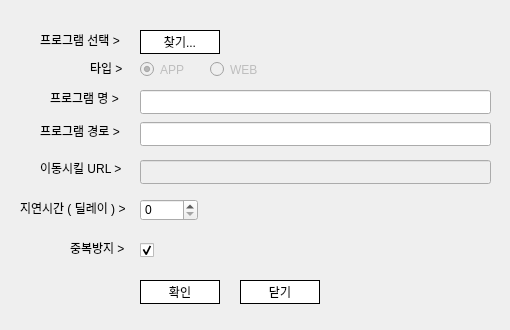
<?xml version="1.0" encoding="UTF-8"?>
<ui version="4.0">
 <class>Qt_WC_AddProcDialogClass</class>
 <widget class="QDialog" name="Qt_WC_AddProcDialogClass">
  <property name="geometry">
   <rect>
    <x>0</x>
    <y>0</y>
    <width>510</width>
    <height>330</height>
   </rect>
  </property>
  <property name="windowTitle">
   <string>Qt_WC_AddProcDialog</string>
  </property>
  <widget class="QLineEdit" name="le_procDir">
   <property name="geometry">
    <rect>
     <x>140</x>
     <y>122</y>
     <width>351</width>
     <height>24</height>
    </rect>
   </property>
  </widget>
  <widget class="QSpinBox" name="sb_chkDelay">
   <property name="geometry">
    <rect>
     <x>140</x>
     <y>199</y>
     <width>58</width>
     <height>22</height>
    </rect>
   </property>
  </widget>
  <widget class="QLabel" name="label">
   <property name="geometry">
    <rect>
     <x>40</x>
     <y>123</y>
     <width>91</width>
     <height>16</height>
    </rect>
   </property>
   <property name="text">
    <string>프로그램 경로 &gt;</string>
   </property>
  </widget>
  <widget class="QLabel" name="label_2">
   <property name="geometry">
    <rect>
     <x>20</x>
     <y>200</y>
     <width>121</width>
     <height>16</height>
    </rect>
   </property>
   <property name="text">
    <string>지연시간 ( 딜레이 ) &gt; </string>
   </property>
  </widget>
  <widget class="QLabel" name="label_3">
   <property name="geometry">
    <rect>
     <x>70</x>
     <y>240</y>
     <width>61</width>
     <height>16</height>
    </rect>
   </property>
   <property name="text">
    <string>중복방지 &gt; </string>
   </property>
  </widget>
  <widget class="QCheckBox" name="cb_chkDup">
   <property name="geometry">
    <rect>
     <x>140</x>
     <y>240</y>
     <width>21</width>
     <height>21</height>
    </rect>
   </property>
   <property name="text">
    <string/>
   </property>
   <property name="checked">
    <bool>true</bool>
   </property>
  </widget>
  <widget class="QRadioButton" name="rb_chkApp">
   <property name="enabled">
    <bool>false</bool>
   </property>
   <property name="geometry">
    <rect>
     <x>140</x>
     <y>59</y>
     <width>61</width>
     <height>21</height>
    </rect>
   </property>
   <property name="text">
    <string>APP</string>
   </property>
   <property name="checked">
    <bool>true</bool>
   </property>
  </widget>
  <widget class="QRadioButton" name="rb_chkWeb">
   <property name="enabled">
    <bool>false</bool>
   </property>
   <property name="geometry">
    <rect>
     <x>210</x>
     <y>59</y>
     <width>61</width>
     <height>21</height>
    </rect>
   </property>
   <property name="text">
    <string>WEB</string>
   </property>
  </widget>
  <widget class="QLabel" name="label_4">
   <property name="geometry">
    <rect>
     <x>90</x>
     <y>60</y>
     <width>41</width>
     <height>16</height>
    </rect>
   </property>
   <property name="text">
    <string>타입 &gt; </string>
   </property>
  </widget>
  <widget class="QLineEdit" name="le_url">
   <property name="enabled">
    <bool>false</bool>
   </property>
   <property name="geometry">
    <rect>
     <x>140</x>
     <y>160</y>
     <width>351</width>
     <height>24</height>
    </rect>
   </property>
   <property name="readOnly">
    <bool>false</bool>
   </property>
  </widget>
  <widget class="QLabel" name="label_5">
   <property name="geometry">
    <rect>
     <x>40</x>
     <y>160</y>
     <width>91</width>
     <height>16</height>
    </rect>
   </property>
   <property name="text">
    <string>이동시킬 URL &gt;</string>
   </property>
  </widget>
  <widget class="QPushButton" name="pbtn_procSearch">
   <property name="geometry">
    <rect>
     <x>140</x>
     <y>30</y>
     <width>80</width>
     <height>24</height>
    </rect>
   </property>
   <property name="styleSheet">
    <string notr="true">QPushButton{
	border:1px solid #000000;
	background-color : #ffffff;
}

QPushButton:hover{
	border:1px solid #000000;
	background-color : #f0f0f0;
}

QPushButton:pressed{
	border:1px solid #060606;
	background-color : #f4f4f4;
}
</string>
   </property>
   <property name="text">
    <string>찾기...</string>
   </property>
  </widget>
  <widget class="QLineEdit" name="le_procName">
   <property name="geometry">
    <rect>
     <x>140</x>
     <y>90</y>
     <width>351</width>
     <height>24</height>
    </rect>
   </property>
  </widget>
  <widget class="QLabel" name="label_6">
   <property name="geometry">
    <rect>
     <x>50</x>
     <y>90</y>
     <width>81</width>
     <height>16</height>
    </rect>
   </property>
   <property name="text">
    <string>프로그램 명 &gt;</string>
   </property>
  </widget>
  <widget class="QLabel" name="label_7">
   <property name="geometry">
    <rect>
     <x>40</x>
     <y>30</y>
     <width>91</width>
     <height>20</height>
    </rect>
   </property>
   <property name="text">
    <string>프로그램 선택 &gt; </string>
   </property>
  </widget>
  <widget class="QPushButton" name="pbtn_AddProcOk">
   <property name="geometry">
    <rect>
     <x>140</x>
     <y>280</y>
     <width>80</width>
     <height>24</height>
    </rect>
   </property>
   <property name="styleSheet">
    <string notr="true">QPushButton{
	border:1px solid #000000;
	background-color : #ffffff;
}

QPushButton:hover{
	border:1px solid #000000;
	background-color : #f0f0f0;
}

QPushButton:pressed{
	border:1px solid #060606;
	background-color : #f4f4f4;
}
</string>
   </property>
   <property name="text">
    <string>확인</string>
   </property>
  </widget>
  <widget class="QPushButton" name="pbtn_AddProcCancle">
   <property name="geometry">
    <rect>
     <x>240</x>
     <y>280</y>
     <width>80</width>
     <height>24</height>
    </rect>
   </property>
   <property name="styleSheet">
    <string notr="true">QPushButton{
	border:1px solid #000000;
	background-color : #ffffff;
}

QPushButton:hover{
	border:1px solid #000000;
	background-color : #f0f0f0;
}

QPushButton:pressed{
	border:1px solid #060606;
	background-color : #f4f4f4;
}
</string>
   </property>
   <property name="text">
    <string>닫기</string>
   </property>
  </widget>
 </widget>
 <layoutdefault spacing="6" margin="11"/>
 <resources/>
 <connections/>
</ui>
